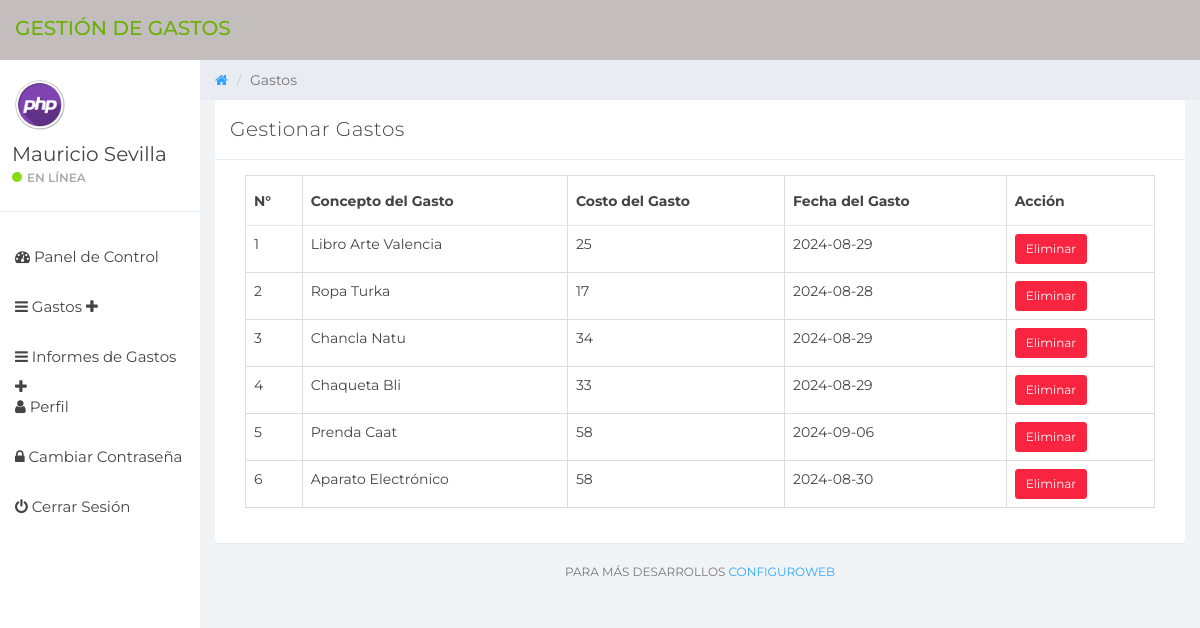
The app's page /manage-expense.php (signed in) with its own data.
### tables this page shows
CREATE TABLE `tbluser` (
  `ID` int(10) NOT NULL,
  `FullName` varchar(150) DEFAULT NULL,
  `Email` varchar(200) DEFAULT NULL,
  `MobileNumber` bigint(10) DEFAULT NULL,
  `Password` varchar(200) DEFAULT NULL,
  `RegDate` timestamp NOT NULL DEFAULT current_timestamp()
);

CREATE TABLE `tblexpense` (
  `ID` int(10) NOT NULL,
  `UserId` int(10) NOT NULL,
  `ExpenseDate` date DEFAULT NULL,
  `ExpenseItem` varchar(200) DEFAULT NULL,
  `ExpenseCost` varchar(200) DEFAULT NULL,
  `NoteDate` timestamp NULL DEFAULT current_timestamp()
);

### manage-expense.php (the view, shortened to what this page needs)
<?php
if (strlen($_SESSION['detsuid'] == 0)) {
	header('location:logout.php');
} else {
?>
	<!DOCTYPE html>
	<html lang="es">
	<head>
		<link href="css/bootstrap.min.css" rel="stylesheet">
		<link href="css/font-awesome.min.css" rel="stylesheet">
		<link href="css/datepicker3.css" rel="stylesheet">
		<link href="css/styles.css" rel="stylesheet">
	</head>
	<body>
		<?php include_once('includes/header.php'); ?>
		<?php include_once('includes/sidebar.php'); ?>
		<div class="col-sm-9 col-sm-offset-3 col-lg-10 col-lg-offset-2 main">
			<div class="row">
				<ol class="breadcrumb">
					<li><a href="#"><em class="fa fa-home"></em></a></li>
					<li class="active">Gastos</li>
				</ol>
			</div>
			<div class="row">
				<div class="col-lg-12">
					<div class="panel panel-default">
						<div class="panel-heading">Gestionar Gastos</div>
						<div class="panel-body">
							<div class="col-md-12">
								<div class="table-responsive">
									<table class="table table-bordered table-hover">
										<thead>
											<tr>
												<th>N°</th>
												<th>Concepto del Gasto</th>
												<th>Costo del Gasto</th>
												<th>Fecha del Gasto</th>
												<th>Acción</th>
											</tr>
										</thead>
										<tbody>
											<?php
											$userid = $_SESSION['detsuid'];
											$ret = mysqli_query($con, "SELECT * FROM tblexpense WHERE UserId='$userid'");
											$cnt = 1;
											while ($row = mysqli_fetch_array($ret)) {
											?>
												<tr>
													<td><?php echo $cnt; ?></td>
													<td><?php echo $row['ExpenseItem']; ?></td>
													<td><?php echo $row['ExpenseCost']; ?></td>
													<td><?php echo $row['ExpenseDate']; ?></td>
													<td>
														<a href="manage-expense.php?delid=<?php echo $row['ID']; ?>"
															onclick="return confirm('¿Está seguro de que desea eliminar este gasto?');"
															class="btn btn-danger btn-sm">
															Eliminar
														</a>
													</td>
												</tr>
											<?php
												$cnt++;
											}
											?>
										</tbody>
									</table>
								</div>
							</div>
						</div>
					</div>
				</div>
				<?php include_once('includes/footer.php'); ?>
			</div>
		</div>
	</body>
	</html>
<?php }  ?>

### includes/header.php (shortened to what this page needs)
<nav class="navbar navbar-custom navbar-fixed-top" role="navigation">
    <div class="container-fluid">
        <div class="navbar-header">
            <a class="navbar-brand" href="dashboard.php"><span>Gestión de Gastos</span></a>
        </div>
    </div>
</nav>

### includes/sidebar.php (shortened to what this page needs)
<?php
include('includes/dbconnection.php');
?>
<div id="sidebar-collapse" class="col-sm-3 col-lg-2 sidebar">
    <div class="profile-sidebar">
        <div class="profile-userpic">
            <img src="http://localhost/gestion-gastos/assets/images/php-icon.png" class="img-fluid" alt="Foto de perfil">
        </div>
        <div class="profile-usertitle">
            <?php
            $uid = $_SESSION['detsuid'];
            $ret = mysqli_query($con, "SELECT FullName FROM tbluser WHERE ID='$uid'");
            $row = mysqli_fetch_array($ret);
            $name = $row['FullName'];
            ?>
            <div class="profile-usertitle-name"><?php echo $name; ?></div>
            <div class="profile-usertitle-status"><span class="indicator label-success"></span>En línea</div>
        </div>
    </div>
    <ul class="nav flex-column">
        <li class="nav-item">
            <a class="nav-link active" href="dashboard.php"><i class="fa fa-dashboard"></i> Panel de Control</a>
        </li>
        <li class="nav-item">
            <a class="nav-link" data-toggle="collapse" href="#menu-gastos">
                <i class="fa fa-navicon"></i> Gastos <i class="fa fa-plus float-right"></i>
            </a>
        </li>
        <li class="nav-item">
            <a class="nav-link" data-toggle="collapse" href="#menu-informes">
                <i class="fa fa-navicon"></i> Informes de Gastos <i class="fa fa-plus float-right"></i>
            </a>
        </li>
        <li class="nav-item">
            <a class="nav-link" href="user-profile.php"><i class="fa fa-user"></i> Perfil</a>
        </li>
        <li class="nav-item">
            <a class="nav-link" href="change-password.php"><i class="fa fa-lock"></i> Cambiar Contraseña</a>
        </li>
        <li class="nav-item">
            <a class="nav-link" href="logout.php"><i class="fa fa-power-off"></i> Cerrar Sesión</a>
        </li>
    </ul>
</div>

### includes/footer.php (shortened to what this page needs)
<div class="col-sm-12">
	<p class="back-link">Para más desarrollos <a href="https://www.configuroweb.com/">ConfiguroWeb</a>
	</p>
</div>

### css/styles.css (style rules this page uses)
body { background: #f1f4f7; padding-top: 60px; font-size: 14px; color: #444444; font-family: "Montserrat", "Helvetica Neue", Helvetica, Arial, sans-serif; }
p { color: #777; }
a, a:hover, a:focus { color: #30a5ff; }
.navbar-custom { background: #c3bdbd; height: 60px; }
.navbar-header .navbar-brand { color: #fff; font-size: 20px; text-transform: uppercase; font-weight: 500; height: 60px; padding-top: 18px; }
.navbar-header .navbar-brand span { color: #69b102; }
.btn-danger, .btn-danger:hover, .btn-danger:focus, .btn-danger:active, .btn-danger.active, .open > .dropdown-toggle.btn-danger, .btn-danger.disabled, .btn-danger[disabled], fieldset[disabled] .btn-danger, .btn-danger.disabled:hover, .btn-danger[disabled]:hover, fieldset[disabled] .btn-danger:hover, .btn-danger.disabled:focus, .btn-danger[disabled]:focus, fieldset[disabled] .btn-danger:focus, .btn-danger.disabled:active, .btn-danger[disabled]:active, fieldset[disabled] .btn-danger:active, .btn-danger.disabled.active, .btn-danger[disabled].active, fieldset[disabled] .btn-danger.active { background-color: #f9243f; border-color: #f9243f; }
.label-success { background-color: #8ad919; }
.panel { border: 0; }
.panel-heading { font-size: 20px; font-weight: 300; letter-spacing: 0.025em; height: 60px; line-height: 38px; }
.panel-default .panel-heading { background: #fff; border-bottom: 1px solid #e9ecf2; color: #444444; }
.navbar { border: 0; }
.sidebar { display: block; padding: 0; display: none; box-shadow: none; background: #fff; }
.sidebar ul { margin: 20px 0px; }
@media (min-width: 768px) { .sidebar { display: block; position: fixed; top: 60px; bottom: 0; left: 0; z-index: 1000; display: block; margin: 0; padding: 0; overflow-x: hidden; overflow-y: auto; } }
@media (min-width: 768px) { .navbar-header { width: 100%; } }
.sidebar ul.nav li a { height: 50px; font-size: 15px; line-height: 2em; color: #444444; }
.profile-sidebar { padding: 10px 0; border-bottom: 1px solid #e9ecf2; }
.indicator { width: 10px; height: 10px; display: inline-block; border-radius: 9999px; margin-right: 5px; }
.profile-userpic img { float: left; margin: 10px 0px 0px 15px; width: 50px; height: 50px; border-radius: 9999px !important; }
.profile-usertitle { float: left; text-align: left; margin: 10px 0 0 12px; }
.profile-usertitle-name { font-size: 20px; margin-bottom: 0px; }
.profile-usertitle-status { text-transform: uppercase; color: #AAA; font-size: 12px; font-weight: 600; margin-bottom: 15px; }
.breadcrumb { border-radius: 0; padding: 10px 15px 10px 15px; background: #e9ecf2; margin: 0; }
.table { background: #fff; }
.table > thead > tr > th { border-bottom: 1px solid #e6e7e8; vertical-align: middle; height: 50px; }
p.back-link { text-align: center; margin-bottom: 20px; font-size: 12px; text-transform: uppercase; }

### records on screen
tbluser: FullName "Mauricio Sevilla"
tblexpense: ExpenseItem "Libro Arte Valencia", ExpenseCost "25", ExpenseDate "2024-08-29"
tblexpense: ExpenseItem "Ropa Turka", ExpenseCost "17", ExpenseDate "2024-08-28"
tblexpense: ExpenseItem "Chancla Natu", ExpenseCost "34", ExpenseDate "2024-08-29"
tblexpense: ExpenseItem "Chaqueta Bli", ExpenseCost "33", ExpenseDate "2024-08-29"
tblexpense: ExpenseItem "Prenda Caat", ExpenseCost "58", ExpenseDate "2024-09-06"
tblexpense: ExpenseItem "Aparato Electrónico", ExpenseCost "58", ExpenseDate "2024-08-30"
